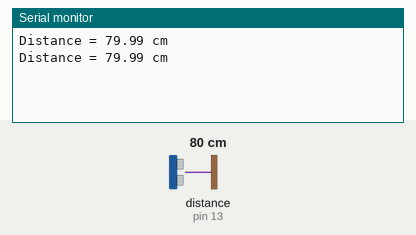
The sketch below on a simulated Arduino Uno, built with avr-gcc and run on an emulated ATmega328P. Parts: the last lines printed to the serial monitor. The inputs (shaded band) are chosen by the test bench; at power-on: distance to the obstacle (sensor on pin 13) 80 cm. The echo pulse lasts 58.3 µs per cm.

Above: at 1.2 s.
1.3 s: distance to the obstacle (sensor on pin 13) set to 4 cm
At 1.49 s:
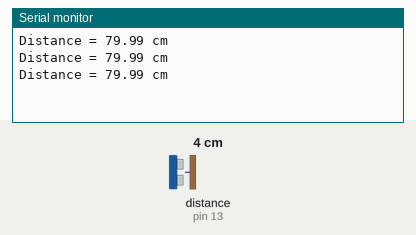
2.8 s: distance to the obstacle (sensor on pin 13) set to 2 cm
At 3.75 s:
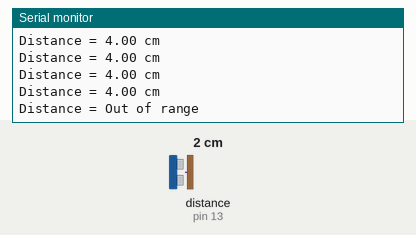

The sketch:

US_sensor_test.ino
```cpp
#include "NewPing.h"

#define TRIGGER_PIN 10
#define ECHO_PIN 13
#define MAX_DISTANCE 400

NewPing sonar(TRIGGER_PIN, ECHO_PIN, MAX_DISTANCE);

float duration, distance;

int iterations = 10;

void setup() {
  Serial.begin(9600);
}

void loop() {
  duration = sonar.ping_median(iterations);

  //343m/s for speed of sounds
  distance = (duration / 2) * 0.0343;

  Serial.print("Distance = ");
  if (distance >= 400 || distance <= 2) {
    Serial.println("Out of range");
  }
  else{
    Serial.print(distance);
    Serial.println(" cm");
    delay(100);
  }
  delay(100);
}
```

Measured:
- the behaviour switches between 3 and 2 cm on distance to the obstacle (sensor on pin 13) (found by bisection; images 1 and 2)
- after the input at 2.8 s, the serial monitor: prints a new line after 0.71 s (image 2)
